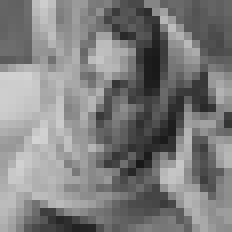
%> input picture Assignment_Statistics_Natural_Images/barbara256.png, 29 x 29 px, shrunk from 256 x 256 before the run (shown 8 times larger)
$ octave --eval "mainScript;"   (GNU Octave 9; MATLAB toolbox functions it lacks are replaced by stand-ins)
%> lines starting %> are read from the running program, lines starting %| are printed output that depends on the picture
### Assignment_Statistics_Natural_Images/question1a_new.m
function [output_image] = question1a_new()

%Read the image
image = imread('barbara256.png');
[m n] = size(image);

% The code is written assuming the patchsize is 8 which is a standard
% value. It can be changed to other values using small adaptations.

%Construct the DCT basis matrix for 8X8 patches
U = kron(dctmtx(8)',dctmtx(8)');

%Add noise of variance 100 and display the noisy image
noisy_image = image + uint8(randn(size(image))*10);

%Set the parameters for ISTA
% alpha is chosen to be 1.01 times the maximum eigen value
lambda = 25;
no_of_iters = 40;

% Make a zero matrix for the final output image
denoised_image = zeros(size(image));
weights = zeros(size(image));

%tic;

%Loop over all the 8X8 overlapping patches
for i = 1:m-7
    for j = 1:n-7

        %Extract the patch to work over on
        patch = noisy_image(i:i+7,j:j+7);
        y = double(patch(:));

        %Applying the ISTA over the patch
        theta_new = ISTA(y,U,lambda, no_of_iters);

        %Find the corresponding pixel values and update the image and
        %simultaeously determine the weight matrix
        x_denoised = U*theta_new;
        denoised_image(i:i+7,j:j+7) = denoised_image(i:i+7,j:j+7) + reshape(x_denoised, [8,8]);
        weights(i:i+7,j:j+7) = weights(i:i+7,j:j+7) + ones(8,8);
    end;
end;

output_image = denoised_image./weights;
%toc;

%Display the images
figure;
subplot(2,1,1);
imshow(uint8(noisy_image));
title('Noisy image');

subplot(2,1,2);
imshow(uint8(output_image));
title('Denoised image');


end

### Assignment_Statistics_Natural_Images/question1b.m
function [output_image] = question1b()

%Read the image
image = imread('barbara256.png');
[m n] = size(image);

%Construct the DCT basis matrix for 8X8 patches
U = kron(dctmtx(8)',dctmtx(8)');

%Construct the phi matrix. Note this will be different each time you
%execute this code.
phi = randn(32,64);

%Set the parameters for ISTA
% alpha is chosen to be 1.01 times the maximum eigen value
lambda = 200 ;
no_of_iters = 40;

% Make a zero matrix for the final output image
denoised_image = zeros(size(image));
weights = zeros(size(image));

%tic;
%Loop over all the 8X8 patches
for i = 1:m-7
    for j = 1:n-7

        %Extract the patch to work over on
        patch = image(i:i+7,j:j+7);
        x_old = double(patch(:));
        y = phi*x_old;

        %Determine the A matrix
        A = phi*U;

        %Applying the ISTA over the patch
        theta_new = ISTA(y,A,lambda, no_of_iters);

        %Find the corresponding pixel values and update the image and
        %simultaneously find the weights for each pixel
        x_denoised = U*theta_new;
        denoised_image(i:i+7,j:j+7) = denoised_image(i:i+7,j:j+7) + reshape(x_denoised, [8,8]);
        weights(i:i+7,j:j+7) = weights(i:i+7,j:j+7) + ones(8,8);

    end;
end;

output_image = denoised_image./weights;
%toc;

% Display the output image
figure;
imshow(uint8(output_image));
title('Reconstructed image from question 1b');

end

### Assignment_Statistics_Natural_Images/ISTA.m
function [output_theta ] = ISTA(y, A, lambda, no_of_iters)
% Compute the size of the matrix A to determine the dimensionality of
% theta
[m n] = size(A);
y = double(y);

%Initialize theta using random numbers
theta = rand(n,1);

%Compute the eigen values to determine the value of alpha
[V D] = eigs(A'*A, 5);
alpha = 1.01*max(D(:));


%Initializations
theta_k = double(theta);
theta_updated = double(theta);
% diff_norm = n;
% epsilon = 10^(-10);
% J = [];

% The iterative update till convergence
% convergence = the norm of difference between the new and old values must
% be less than epsilon

% This implementation assumes that the convegerence will happen within the
% number of iterations the user submits. However the code can be easily
% adapted to have a convergence condition mentioned as above. For the given
% scenario the code has been checked for epsilon = 10^-10 and the
% convergence usually happens in around 30-40 iterations.

for i = 1:no_of_iters
    theta_updated= wthresh(theta_k + (A'*(y-A*theta_k))/alpha, 's', lambda/(2*alpha));
    % diff_norm = norm(theta_updated - theta_k);
    theta_k = theta_updated;
    % cost = norm(y - A*theta_k, 'fro')^2 + lambda*norm(theta_k,1);
    % cost = sum(abs(y-A*theta_k).^2) + lambda*sum(abs(theta_k));
    % J = [J cost];
end;

%figure; plot(1:no_of_iters, J);
output_theta = theta_updated;


end

### Assignment_Statistics_Natural_Images/question1c.m
function [output_signal] = question1c(noise_magnitude)
% The function takes in a parameter which determines the magnitude
% of the noise relative to the norm of the input signal. It is expressed in
% percentage. A 5% percent noise would mean noise_magnitude = 5 and not
% 0.05.

%The convolution kernel
h = [1 2 3 4 3 2 1]/16;
m = 7;% Length of the kernel

n = 100; %Dimension of x
s = 10; % Sparsity of x

%Determine the convolution matrix
H = convmtx(h', n);

%Create a s-sparse n-d random vector
x = zeros(n,1);
indxs = randi([1 100], s,1);
values = rand(10, 1);
x(indxs) = values;

%For the noise signal
noise = randn(n+m-1,1)*noise_magnitude*norm(x,'fro')/100;
y = H*x + noise;

% Set the parameters for ISTA
lambda = 0.1;
no_of_iters = 200;

% Estimate the x using ISTA
x_estimated = ISTA(y,H,lambda,no_of_iters);

output_signal = x_estimated;

%Plot the signals
figure;

subplot(1,2,1);
stem(x);
title('Original signal');

subplot(1,2,2);
stem(x_estimated);
title('Reconstructed signal');

figure;
stem(y);
title('Noisy signal');


end

### Assignment_Statistics_Natural_Images/plot_patch_variances.m
function [] = plot_patch_variances()
% This function plots the variances of the patches of the images d5 and d6
% to estimate the values of the spread of the variances

% Read the images and apply some basic edits to make them suitable for the
% purpose. And then store the sizes of the image
img1 =  imread('d5.jpg');
img1 = rgb2gray(img1);
img2 = imread('d6.png');
img2 = imresize(img2, [1136 736]);

[m1 n1] = size(img1);
[m2 n2] = size(img2);

variances = [];


% Loop over the patches of the first image to get all the patches
for i = 1:(m1/8)
    for j = 1:(n1/8)
        patch = img1(8*(i-1)+1:8*i,8*(j-1)+1:8*j);
        x = double(patch(:));
        xbar = (x - mean(x))/255;
        variances = [variances sum(xbar.^2)/63];
    end
end

% Loop over the patches of the second image to get all the patches
for i = 1:(m2/8)
    for j = 1:(n2/8)
        patch = img2(8*(i-1)+1:8*i,8*(j-1)+1:8*j);
        x = double(patch(:));
        xbar = (x - mean(x))/255;
        variances = [variances sum(xbar.^2)/63];
    end
end

% Plot the values using a histogram
hist(variances, 20);


% This function was mainly used to determine the value of b which came to
% be roughly 0.18
end

### Assignment_Statistics_Natural_Images/coefficient_plot.m
function [] = coefficient_plot(b)
% The function plots an the probability distribution that is obtained
% analytically of the DCT coefficients and also the by numerically solving
% the integral
%
% The function is :
%
% y = (x/b)*erfc(x/sqrt(2b)) + (2/sqrt(2*pi*b))*exp(-(x^2)/2b)
%
% This is obtained by integration of the function
%
%   y = sqrt(2/pi)*(1/b)*exp(-0.5*(c/x)^2)
%
% wrt to x from 0 to sqrt(b). Here c is the DCT coefficient F(u,v) whose
% probability density is to be plotted


% Set a base for which the linear span is to be set
x = -1:0.01:1;

% For the analytical part of the integeral
gauss = (2/sqrt(2*pi*b))*exp(-(x.^2)/(2*b));
error = x.*erfc(abs(x)/sqrt(2*b))/b;
y = (-error.*sign(x) + gauss);

% To solve using function made by us
integ = zeros(size(x));

% To use MATLAB's in built integral solver for the numerical estimate
actual_val = zeros(size(x));
fun = @(t,c) exp(-(0.5)*(c./t).^2);


for j = 1:length(x)
    % Using our function
    integ(j) = eval_integral(x(j),b);

    % Using MATLAB's function
    actual_val(j) = integral(@(t)fun(t,x(j)),0,sqrt(b))*(1/b)*sqrt(2/pi);
end;

% Currently the function outputs only the integral evaluated using the
% function that we have written. But the other ones can be uncommented and
% looked and verified

% figure;
% plot(x,y);
% title('Analytical solution');

figure;
plot(x,integ);hold on;
title('Our function');

% figure;
% plot(x,actual_val);
% title('MATLABs function');

% For the best gaussian fit of the data
f = fit(x',y','gauss2');

plot(f,x,y);

% After using this we get the following parameters of the best fit of the
% gaussian curve
%
%   Mean = -0.0278
%   Standard deviation = 1.331
%


end

### Assignment_Statistics_Natural_Images/eval_integral.m
function [integral] = eval_integral(Fuv, b)

Nsteps = floor(sqrt(b)/0.001);
x = 0:0.001:0.001*Nsteps;
y = x*sqrt(2)/Fuv;
z = exp(-y.^(-2));
c = sqrt(2/pi)/b;

integral = sum(z)*0.001*c;
end

### Assignment_Statistics_Natural_Images/mainScript.m
function [] = mainScript()
% This function would just run all the functions for the questions 1 and 2

% This is the first part of question 1 that denoises the image
img = question1a_new() ;
%> in question1a_new, image is the input picture: size 29x29 uint8; min 24, max 211, mean 126.4

% This is the part which reconstructs the image from a matrix that projects
% patches onto a smaller dimension
img1 = question1b() ;
%> after the loop in question1b, `for i = 1:m-7`:
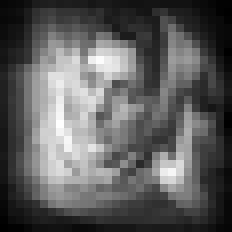
%> denoised_image: size 29x29 double (shown 8 times larger); min -82.43, max 6531.2, mean 2344.8; drawn with min black and max white

% This is the reconstruction of the sparse signal. Two outputs have been
% shown both with one percent and five percent noise additions

% One percent
sig = question1c(1);
%> figure, not shown here; highest point at x = 83, y = 0.242

% Five percent
sig = question1c(5);
%> call 2 of question1c, with noise_magnitude = 5
%> in question1c (call 2), `title('Reconstructed signal');`:
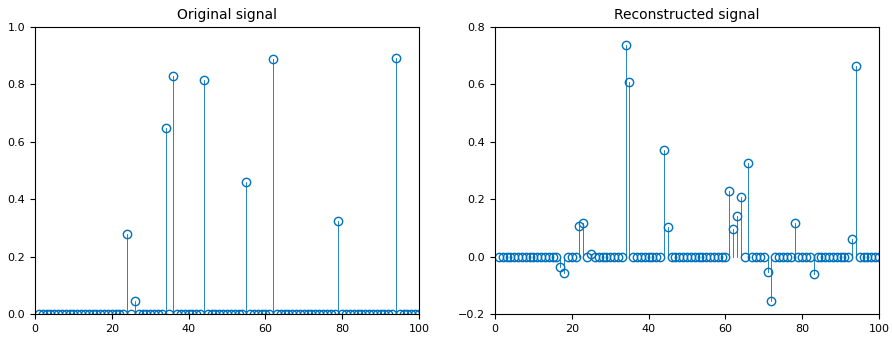
%> figure redrawn from the program's plot data, 2 panels; panel 1: highest point at x = 94, y = 0.892; panel 2: highest point at x = 34, y = 0.735
%> figure, not shown here; highest point at x = 37, y = 0.407

% For the second question the patch variances are plotted and the function
% that is the estimate of the distribution of the DCT coefficients of the
% patches of the image

% This will plot the patch variances
plot_patch_variances();
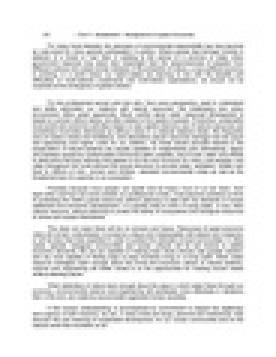
%> input picture Assignment_Statistics_Natural_Images/d5.jpg, 92 x 119 px, shrunk from 816 x 1056 before the run (shown 3 times larger)
%> in plot_patch_variances, img1 is the input picture: size 119x92x3 uint8; min 148, max 255, mean 230.5
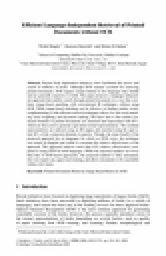
%> input picture Assignment_Statistics_Natural_Images/d6.png, 83 x 128 px, shrunk from 738 x 1133 before the run (shown 2 times larger)
%> in plot_patch_variances, img2 is the input picture: size 128x83 uint8; min 100, max 255, mean 238
%> in plot_patch_variances, `img2 = imresize(img2, [1136 736]);`:
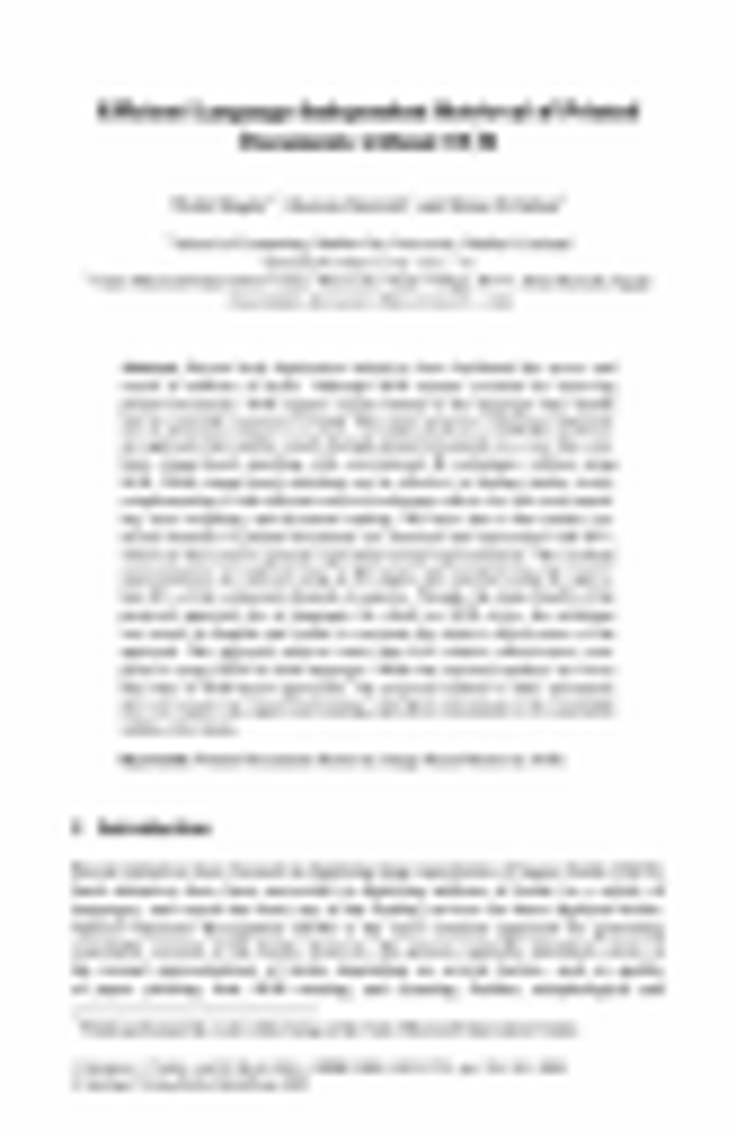
%> img2: size 1136x736 uint8; min 99, max 255, mean 237.9
%> after the loop in plot_patch_variances, `for i = 1:(m1/8)`: variances = 154 values, max 0.0158 at index 16, min 0 at index 1, mean 0.00776
%> in plot_patch_variances, `hist(variances, 20);`:
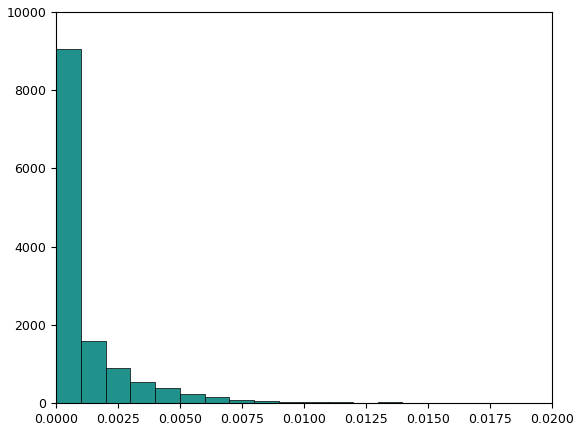
%> figure redrawn from the program's plot data; tallest bar 9048 high, from x = 1.63e-18 to 0.000997

% This will plot the distribution function of the coefficients and best
% gaussian fit of the system. The value of the paramter is b = 0.18 and has
% been determined from above
coefficient_plot(0.18);
%> in coefficient_plot, `title('Our function');`:
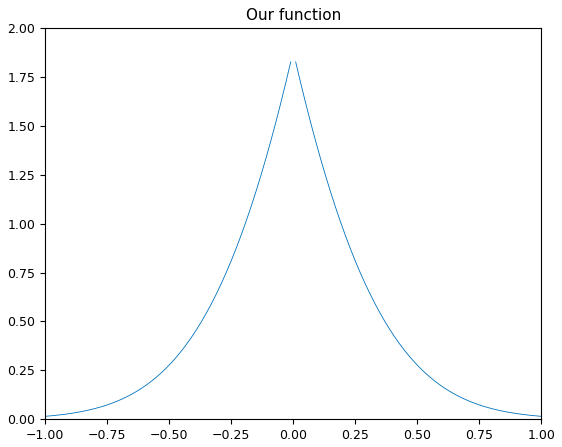
%> figure redrawn from the program's plot data; curve peaks at x = -0.01, y = 1.83
%> the run ends on the next line


end
